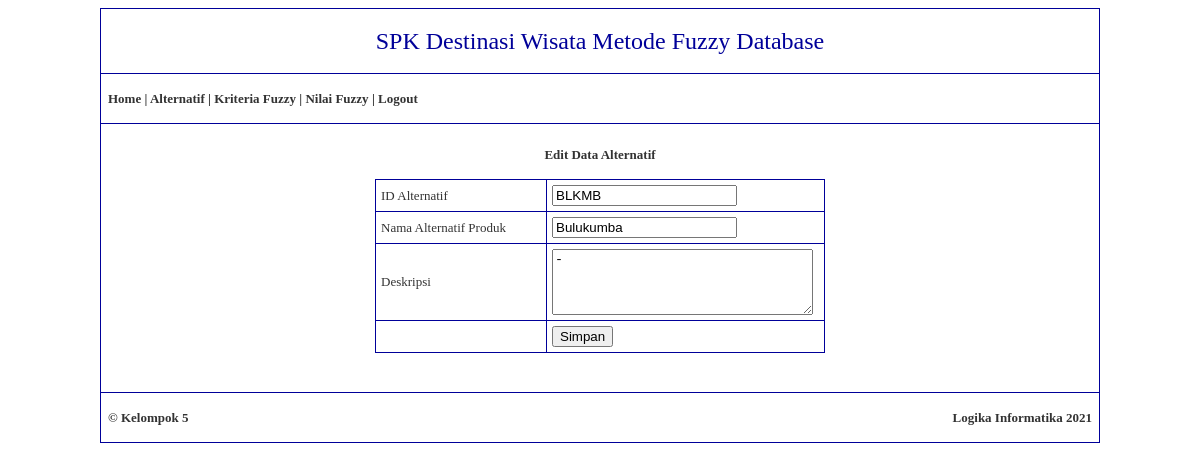
/edit-alternatif.php?id_alternatif=BLKMB (signed in), run on the app's committed database.
### tables this page shows
CREATE TABLE `alternatif` (
  `id_alternatif` varchar(50) NOT NULL,
  `nama_alternatif` varchar(200) DEFAULT NULL,
  `deskripsi` text DEFAULT NULL
);

### edit-alternatif.php (the view, shortened to what this page needs)
<?php
	include("koneksi.php");
?>
<!DOCTYPE html PUBLIC "-//W3C//DTD XHTML 1.0 Transitional//EN" "http://www.w3.org/TR/xhtml1/DTD/xhtml1-transitional.dtd">
<html xmlns="http://www.w3.org/1999/xhtml">
<head>
</head>
<body>
<table width="1000" border="0" align="center" cellpadding="7" cellspacing="1" bgcolor="#000099">
  <tr>
    <td height="50" bgcolor="#FFFFFF" align="center"><span class="style1">SPK Destinasi Wisata Metode Fuzzy Database</span></td>
  </tr>
  <tr>
    <td height="35" bgcolor="#FFFFFF"><span class="style2"><a href="admin.php">Home</a> | <a href="alternatif.php">Alternatif</a> | <a href="kriteria-fuzzy.php">Kriteria Fuzzy</a> | <a href="nilai-fuzzy.php">Nilai Fuzzy</a> | <a href="logout.php">Logout</a></span></td>
  </tr>
  <tr>
    <td align="center" valign="top" bgcolor="#FFFFFF"><br />
      <strong>Edit Data Alternatif</strong><br />
      <br />
      <?php
			$queryalternatif = mysqli_query($db, "SELECT * FROM alternatif WHERE id_alternatif = '$_GET[id_alternatif]'");
			$dataalternatif = mysqli_fetch_array($queryalternatif);
		?>
      <form id="form1" name="form1" method="post" action="">
        <table width="450" border="0" cellpadding="5" cellspacing="1" bgcolor="#000099">
          <tr>
            <td bgcolor="#FFFFFF">ID Alternatif</td>
            <td bgcolor="#FFFFFF"><input type="text" name="id_alternatif" id="id_alternatif" readonly value="<?php echo $dataalternatif['id_alternatif']; ?>" /></td>
          </tr>
          <tr>
            <td width="160" bgcolor="#FFFFFF">Nama Alternatif Produk</td>
            <td width="267" bgcolor="#FFFFFF"><input type="text" name="nama_alternatif" id="nama_alternatif" value="<?php echo $dataalternatif['nama_alternatif']; ?>" /></td>
          </tr>
          <tr>
            <td bgcolor="#FFFFFF">Deskripsi</td>
            <td bgcolor="#FFFFFF"><textarea name="deskripsi" cols="30" rows="4" id="deskripsi"><?php echo $dataalternatif['deskripsi']; ?></textarea></td>
          </tr>
          <tr>
            <td bgcolor="#FFFFFF">&nbsp;</td>
            <td bgcolor="#FFFFFF"><input type="submit" name="button" id="button" value="Simpan" /></td>
          </tr>
        </table>
      </form>
      <br />
    <br /></td>
  </tr>
  <tr>
    <td bgcolor="#FFFFFF"><table width="100%" border="0" cellspacing="0" cellpadding="0">
      <tr>
        <td width="47%" height="35" align="left"><strong>&copy; Kelompok 5</strong></td>
        <td width="53%" height="35" align="right"><strong> Logika Informatika 2021</td>
        </tr>
    </table></td>
  </tr>
</table>
</body>
</html>

### edit-alternatif.php (style rules this page uses)
.style1 { color: #000099; font-size: 24px; }
a:link { text-decoration: none; color: #333333; }
.style2 { font-weight: bold }

### data on the page
alternatif: id_alternatif "BLKMB", nama_alternatif "Bulukumba", deskripsi "-"
